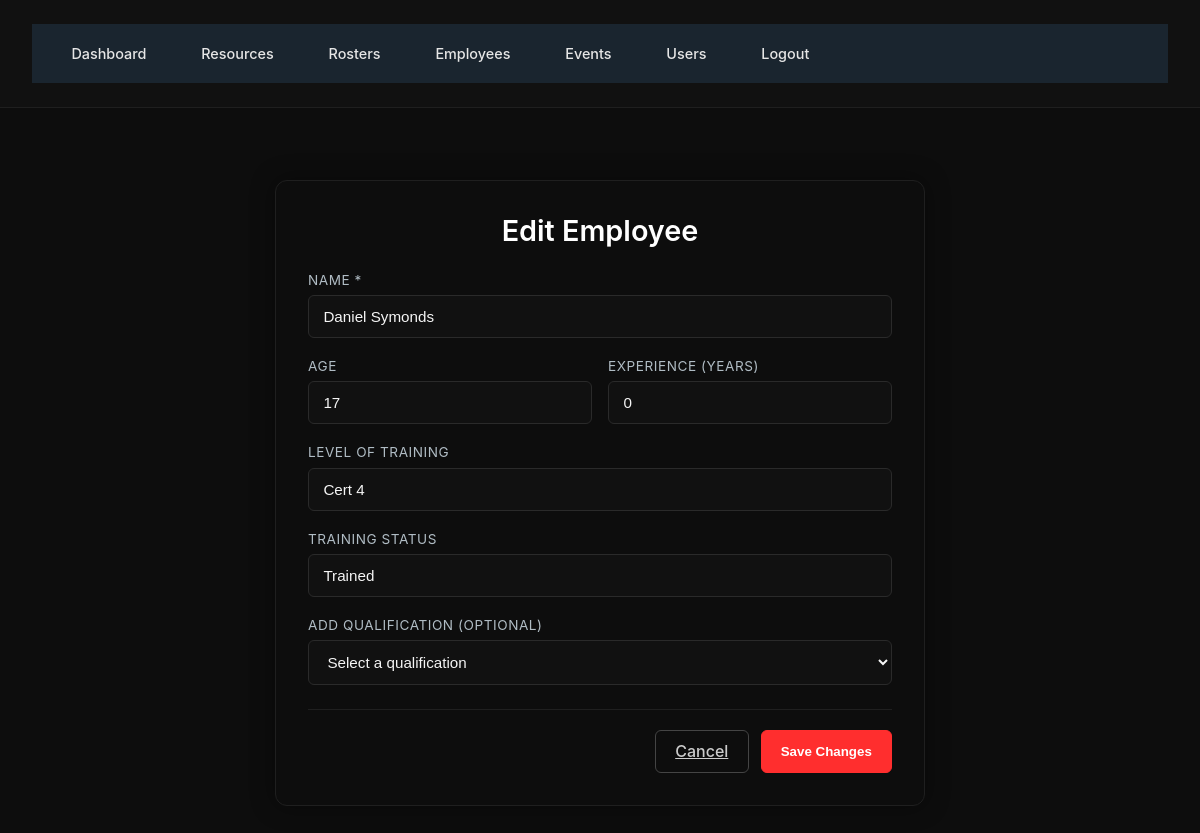
The app's page /employees/1/edit (signed in), older data.
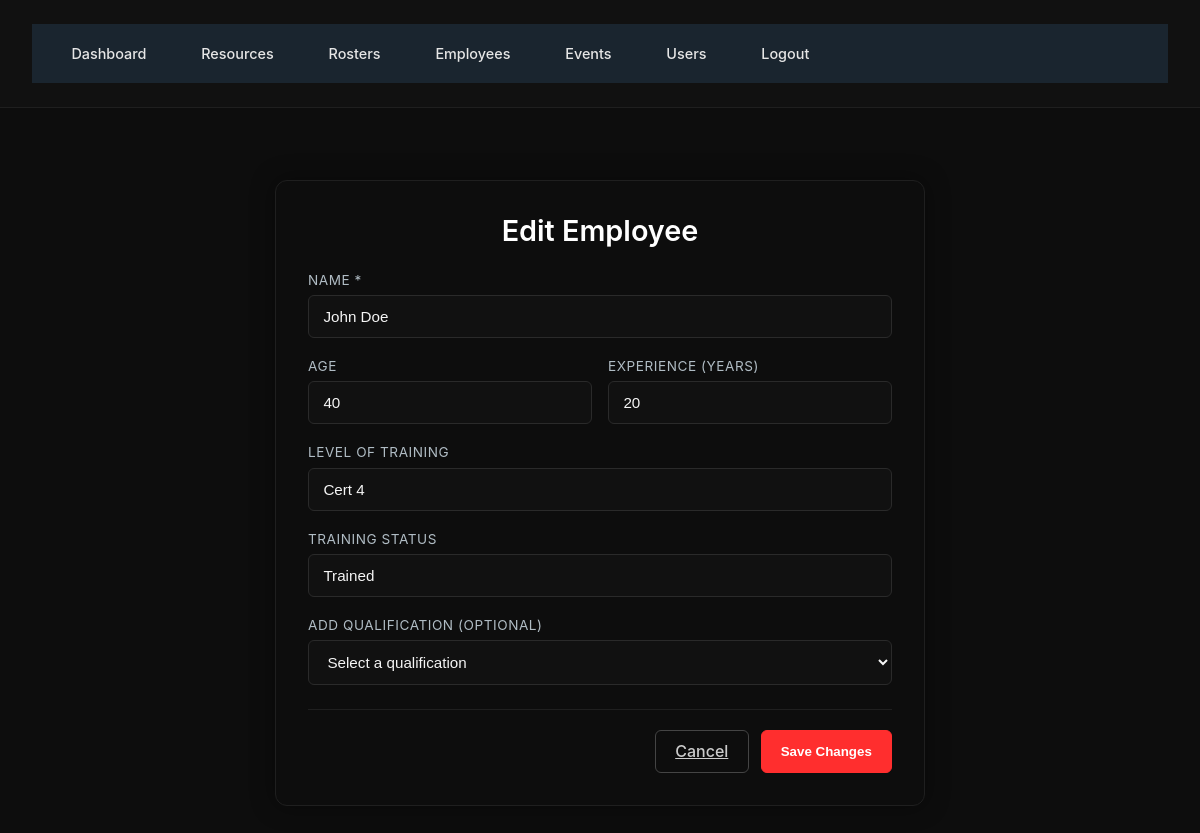
The same page, newer data.
### Database.py (models this page shows)
class Employee(db.Model):
    id = db.Column(db.Integer, primary_key=True)
    name = db.Column(db.String(120), nullable=False)
    age = db.Column(db.Integer)
    experience_years = db.Column(db.Integer)
    level_of_training = db.Column(db.String(120))
    training_status = db.Column(db.String(120))
    qualifications = db.relationship('Qualification', backref='employee', cascade='all, delete-orphan')

### app.py (the view, shortened to what this page needs)
    @app.route('/employees/<int:employee_id>/edit', methods=['GET', 'POST'])
    @login_required
    @admin_required
    def edit_employee(employee_id):
        employee = Employee.query.get_or_404(employee_id)
        from Database import QualificationType
        qualifications_list = QualificationType.query.all()
        return render_template('edit_employee.html', employee=employee, qualifications_list=qualifications_list)

### app.py (called while the page is built)
def admin_required(f):
    @wraps(f)
    def wrapper(*args, **kwargs):
        if not current_user.is_admin:
            abort(403)
        return f(*args, **kwargs)
    return wrapper

### Templates/edit_employee.html (shortened to what this page needs)
{% extends "base.html" %}
{% block content %}
<div class="edit-employee-wrapper">
  <h2 class="page-title">Edit Employee</h2>
  <form method="post" action="{{ url_for('edit_employee', employee_id=employee.id) }}">
    <div class="form-group">
      <label class="form-label">Name *</label>
      <input type="text" name="name" value="{{ employee.name }}" required class="form-input">
    </div>
    <div class="form-row">
      <div class="form-group">
        <label class="form-label">Age</label>
        <input type="number" name="age" value="{{ employee.age or '' }}" class="form-input">
      </div>
      <div class="form-group">
        <label class="form-label">Experience (years)</label>
        <input type="number" name="experience_years" value="{{ employee.experience_years or 0 }}" class="form-input">
      </div>
    </div>
    <div class="form-group">
      <label class="form-label">Level of Training</label>
      <input type="text" name="level_of_training" value="{{ employee.level_of_training or '' }}" class="form-input">
    </div>
    <div class="form-group">
      <label class="form-label">Training Status</label>
      <input type="text" name="training_status" value="{{ employee.training_status or 'Not Trained' }}" class="form-input">
    </div>
    <div class="form-group">
      <label class="form-label">Add Qualification (optional)</label>
      <select name="qualifications" class="form-input">
        <option value="">Select a qualification</option>
      </select>
    </div>
    <div class="btn-row">
      <a href="{{ url_for('employee_detail', employee_id=employee.id) }}" class="btn-secondary">Cancel</a>
      <button type="submit" class="btn-primary">Save Changes</button>
    </div>
  </form>
</div>
{% endblock %}

Row changes from the older to the newer data that the page shows:
changed Employee "Cert 4": name "Daniel Symonds" → "John Doe"; age "17" → "40"; experience_years "0" → "20"
